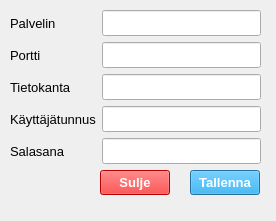
<?xml version="1.0" encoding="UTF-8"?>
<ui version="4.0">
 <class>Dialog</class>
 <widget class="QDialog" name="Dialog">
  <property name="geometry">
   <rect>
    <x>0</x>
    <y>0</y>
    <width>276</width>
    <height>221</height>
   </rect>
  </property>
  <property name="windowTitle">
   <string>Dialog</string>
  </property>
  <property name="windowIcon">
   <iconset theme="applications-development"/>
  </property>
  <widget class="QPushButton" name="saveSettingsPushButton">
   <property name="geometry">
    <rect>
     <x>190</x>
     <y>170</y>
     <width>70</width>
     <height>25</height>
    </rect>
   </property>
   <property name="font">
    <font>
     <pointsize>10</pointsize>
     <bold>true</bold>
    </font>
   </property>
   <property name="cursor">
    <cursorShape>PointingHandCursor</cursorShape>
   </property>
   <property name="toolTip">
    <string>&lt;html&gt;&lt;head/&gt;&lt;body&gt;&lt;p&gt;&lt;span style=&quot; font-size:10pt;&quot;&gt;Tallentaa asetukset tiedostoon&lt;/span&gt;&lt;/p&gt;&lt;/body&gt;&lt;/html&gt;</string>
   </property>
   <property name="styleSheet">
    <string notr="true">background-color: rgb(0, 170, 255);
color: rgb(255, 255, 255);</string>
   </property>
   <property name="text">
    <string>Tallenna</string>
   </property>
  </widget>
  <widget class="QWidget" name="layoutWidget">
   <property name="geometry">
    <rect>
     <x>10</x>
     <y>10</y>
     <width>251</width>
     <height>156</height>
    </rect>
   </property>
   <layout class="QFormLayout" name="formLayout">
    <item row="0" column="0">
     <widget class="QLabel" name="serverLabel">
      <property name="font">
       <font>
        <pointsize>10</pointsize>
       </font>
      </property>
      <property name="text">
       <string>Palvelin</string>
      </property>
     </widget>
    </item>
    <item row="0" column="1">
     <widget class="QLineEdit" name="serverLineEdit">
      <property name="font">
       <font>
        <pointsize>11</pointsize>
       </font>
      </property>
      <property name="toolTip">
       <string>&lt;html&gt;&lt;head/&gt;&lt;body&gt;&lt;p&gt;&lt;span style=&quot; font-size:10pt;&quot;&gt;Palvelimen nimi tai IP-osoite&lt;/span&gt;&lt;/p&gt;&lt;/body&gt;&lt;/html&gt;</string>
      </property>
     </widget>
    </item>
    <item row="1" column="0">
     <widget class="QLabel" name="portLabel">
      <property name="font">
       <font>
        <pointsize>10</pointsize>
       </font>
      </property>
      <property name="text">
       <string>Portti</string>
      </property>
     </widget>
    </item>
    <item row="1" column="1">
     <widget class="QLineEdit" name="portLineEdit">
      <property name="font">
       <font>
        <pointsize>11</pointsize>
       </font>
      </property>
      <property name="toolTip">
       <string>&lt;html&gt;&lt;head/&gt;&lt;body&gt;&lt;p&gt;&lt;span style=&quot; font-size:10pt;&quot;&gt;Palvelimen porttinumero&lt;/span&gt;&lt;/p&gt;&lt;/body&gt;&lt;/html&gt;</string>
      </property>
     </widget>
    </item>
    <item row="2" column="0">
     <widget class="QLabel" name="databaseLabel">
      <property name="font">
       <font>
        <pointsize>10</pointsize>
       </font>
      </property>
      <property name="text">
       <string>Tietokanta</string>
      </property>
     </widget>
    </item>
    <item row="2" column="1">
     <widget class="QLineEdit" name="databaseLineEdit">
      <property name="font">
       <font>
        <pointsize>11</pointsize>
       </font>
      </property>
      <property name="toolTip">
       <string>&lt;html&gt;&lt;head/&gt;&lt;body&gt;&lt;p&gt;&lt;span style=&quot; font-size:10pt;&quot;&gt;Tietokannan nimi&lt;/span&gt;&lt;/p&gt;&lt;/body&gt;&lt;/html&gt;</string>
      </property>
     </widget>
    </item>
    <item row="3" column="0">
     <widget class="QLabel" name="userLabel">
      <property name="font">
       <font>
        <pointsize>10</pointsize>
       </font>
      </property>
      <property name="text">
       <string>Käyttäjätunnus</string>
      </property>
     </widget>
    </item>
    <item row="3" column="1">
     <widget class="QLineEdit" name="userLineEdit">
      <property name="font">
       <font>
        <pointsize>11</pointsize>
       </font>
      </property>
      <property name="toolTip">
       <string>&lt;html&gt;&lt;head/&gt;&lt;body&gt;&lt;p&gt;&lt;span style=&quot; font-size:10pt;&quot;&gt;Sovelluksen käyttäjätunnus&lt;/span&gt;&lt;/p&gt;&lt;/body&gt;&lt;/html&gt;</string>
      </property>
     </widget>
    </item>
    <item row="4" column="0">
     <widget class="QLabel" name="passwordLabel">
      <property name="font">
       <font>
        <pointsize>10</pointsize>
       </font>
      </property>
      <property name="text">
       <string>Salasana</string>
      </property>
     </widget>
    </item>
    <item row="4" column="1">
     <widget class="QLineEdit" name="passwordLineEdit">
      <property name="font">
       <font>
        <pointsize>11</pointsize>
       </font>
      </property>
      <property name="toolTip">
       <string>&lt;html&gt;&lt;head/&gt;&lt;body&gt;&lt;p&gt;&lt;span style=&quot; font-size:10pt;&quot;&gt;Salasana&lt;/span&gt;&lt;/p&gt;&lt;/body&gt;&lt;/html&gt;</string>
      </property>
      <property name="echoMode">
       <enum>QLineEdit::EchoMode::PasswordEchoOnEdit</enum>
      </property>
     </widget>
    </item>
   </layout>
  </widget>
  <widget class="QPushButton" name="closePushButton">
   <property name="geometry">
    <rect>
     <x>100</x>
     <y>170</y>
     <width>70</width>
     <height>25</height>
    </rect>
   </property>
   <property name="font">
    <font>
     <pointsize>10</pointsize>
     <bold>true</bold>
    </font>
   </property>
   <property name="cursor">
    <cursorShape>PointingHandCursor</cursorShape>
   </property>
   <property name="toolTip">
    <string>&lt;html&gt;&lt;head/&gt;&lt;body&gt;&lt;p&gt;&lt;span style=&quot; font-size:10pt;&quot;&gt;Tallentaa asetukset tiedostoon&lt;/span&gt;&lt;/p&gt;&lt;/body&gt;&lt;/html&gt;</string>
   </property>
   <property name="styleSheet">
    <string notr="true">color: rgb(255, 255, 255);
background-color: rgb(255, 0, 0);</string>
   </property>
   <property name="text">
    <string>Sulje</string>
   </property>
  </widget>
 </widget>
 <resources/>
 <connections/>
</ui>
